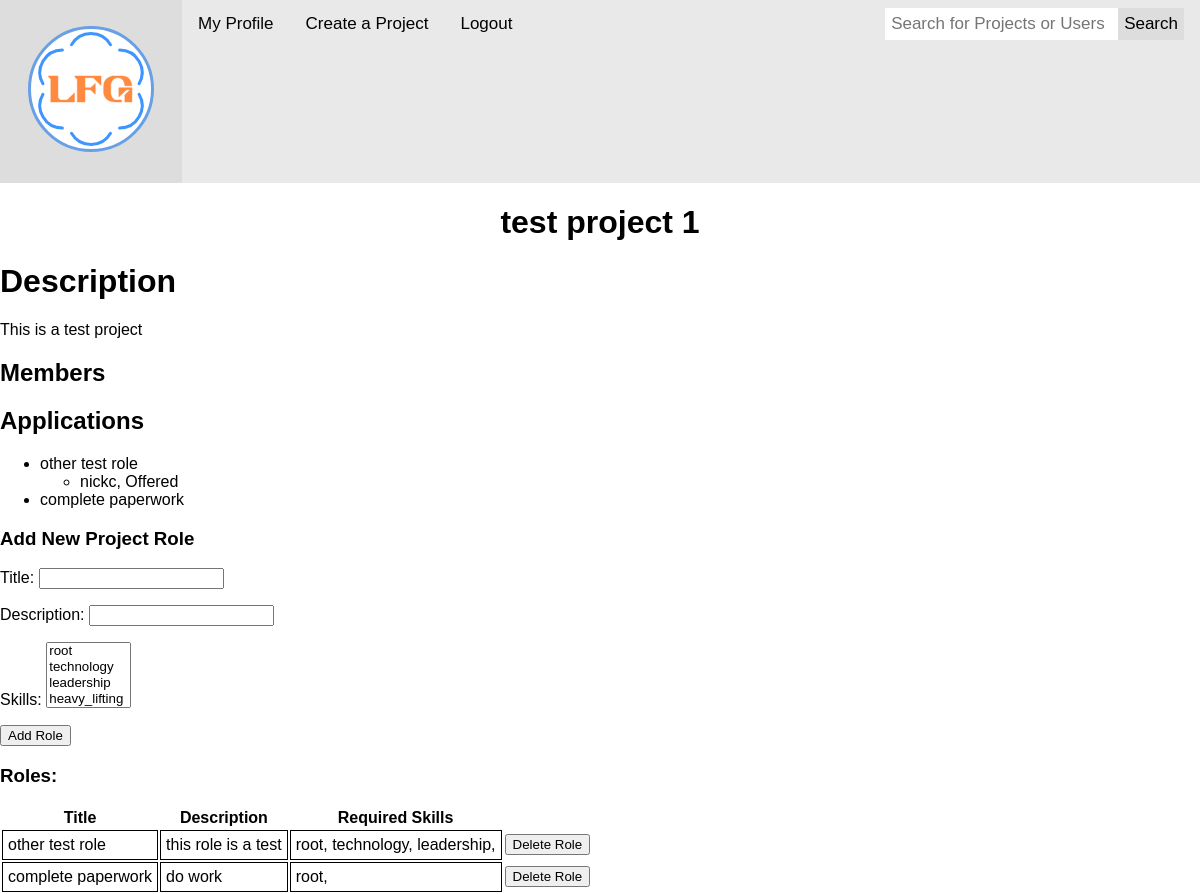
The page /project/1/ (signed in) on the database its author committed.
### LFGCore/models.py (models this page shows)
class Project(models.Model):
  channels = models.ManyToManyField('ChatChannel', through='ProjectChannel')
  name = models.CharField(max_length=45)
  description = models.CharField(max_length=10000)
  start_date = models.DateField(null=True)
  end_date = models.DateField(null=True)

class Role(models.Model):
  project = models.ForeignKey(Project, on_delete=models.CASCADE)
  skills = models.ManyToManyField('Skill')
  title = models.CharField(max_length=45)
  description = models.CharField(max_length=1000)

class Application(models.Model):
  applicant = models.ForeignKey(Profile, on_delete=models.CASCADE)
  role = models.ForeignKey(Role, on_delete=models.CASCADE)
  status = models.CharField(max_length=1, choices=(
    ('A', 'Applied'),
    ('O', 'Offered'),
    ('R', 'Rejected'),
    ('D', 'Declined')
  ))

class Profile(models.Model):
  user = models.OneToOneField(User, on_delete=models.CASCADE)
  address = models.OneToOneField('Address', on_delete=models.CASCADE, null=True)
  projects = models.ManyToManyField('Project', through='Member')
  chat_channels = models.ManyToManyField('ChatChannel', related_name="channels")
  chats = models.ManyToManyField('ChatChannel', related_name="chats", through='Chat')
  friends = models.ManyToManyField("self", through='Friend')
  bio = models.CharField(max_length=1000, null=True)
  telephone_number = models.DecimalField(max_digits=11, decimal_places=0, null=True)
  applications = models.ManyToManyField('Role', through='Application', related_name="role_application")

class Skill(models.Model):
  parent = models.ForeignKey("self", on_delete=models.CASCADE, null=True)
  name = models.CharField(max_length=45)
  description = models.CharField(max_length=250)
  def __str__(self):
    return self.name

### LFGCore/views.py (the view)
# urls.py: path('project/<int:id>/', views.project, name= 'project_view'),
@login_required
def project(request, id=None):
  if id == None:
    return HttpResponseNotFound()
  else:
    project = Project.objects.get(id=id)
    if project == None:
      return HttpResponseNotFound(f"<p>Project id {id} does not exist</p>")
  role_form = ProjectRoleForm(initial={'project' : project})
  return render(request, 'LFGCore/project.html', {"project" : project , "role_form" : role_form })

### LFGCore/forms.py
class ProjectRoleForm(forms.ModelForm):
    class Meta:
        model = Role
        fields = ('title', 'description', 'project', 'skills')
    def __init__(self, *args, **kwargs):
        super(ProjectRoleForm, self).__init__(*args, **kwargs)
        self.fields['project'].widget = forms.HiddenInput()
        self.fields['skills'] = forms.ModelMultipleChoiceField(queryset=Skill.objects.all(), widget=forms.SelectMultiple())

### LFGCore/templates/LFGCore/project.html (shortened to what this page needs)
{% extends "LFGCore/top.html" %}
{% block content %}
<h1 style="text-align: center;">{{ project.name }}</h1>
<h1>Description</h1>
{{ project.description }}
<h2>Members</h2>
<h2>Applications</h2>
<ul>
  {% for role in project.role_set.all %}
    <li>
      {{ role.title }}
      <ul>
        {% for application in role.application_set.all %}
          <li>
            {{ application.applicant.user.username }}, {{ application.get_status_display }}
          </li>
        {% endfor %}
      </ul>
    </li>
  {% endfor %}
</ul>
<h3>Add New Project Role</h3>
<form action="/role/create/" method='post'>
  {{ role_form.as_p }}
  <button type="submit">Add Role</button>
</form>
<h3>Roles:</h3>
<table>
  <tr>
    <th>Title</th>
    <th>Description</th>
    <th>Required Skills</th>
  </tr>
  {% for role in project.role_set.all %}
  <tr>
    <td style='border: 1px solid black; padding: 5px'>{{ role.title }}</td>
    <td style='border: 1px solid black; padding: 5px'>{{ role.description }}</td>
    <td style='border: 1px solid black; padding: 5px'>
      {% for skill in role.skills.all %}
        {{ skill }},
      {% endfor %}
    </td>
    <td>
      <form action="/role/delete/", method='post'>
        <button type="submit">Delete Role</button>
      </form>
    </td>
  </tr>
  {% endfor %}
</table>
{% endblock content %}

### static/top/top.css (style rules this page uses)
* { box-sizing: border-box; }
body { margin: 0; font-family: Arial, Helvetica, sans-serif; }

### rows shown on the page
Project: name "test project 1", description "This is a test project"
Role: title "other test role", description "this role is a test"
Application: applicant.user.username "nickc", status "Offered"
Role: title "complete paperwork", description "do work"
Skill: name "root"
Skill: name "technology"
Skill: name "leadership"
